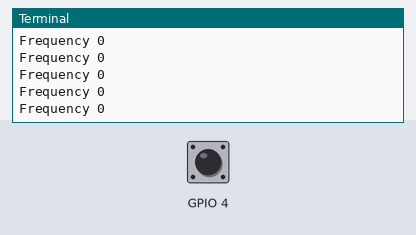
A program run on a simulated Raspberry Pi (BCM pin numbers). Parts: the last lines printed to the terminal. The inputs (shaded band) are chosen by the test bench; at power-on: GPIO 4 LOW.

Above: at 1.2 s.
1.3 s: GPIO 4 pulled HIGH for 0.15 s
At 1.31 s:
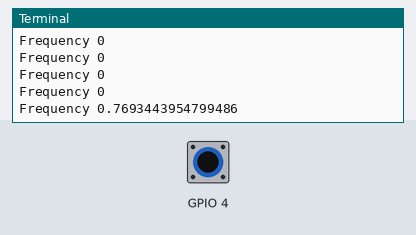
2.9 s: GPIO 4 pulled HIGH for 1 s
At 2.91 s:
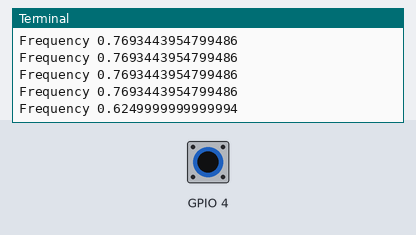
5.4 s: GPIO 4 pulled HIGH for 0.15 s
At 5.42 s:
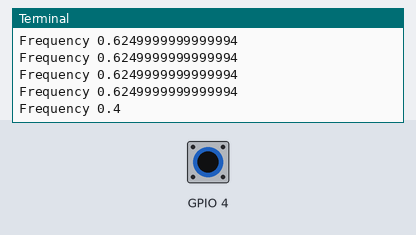
Timing chart, 0 to 8.4 s (numbered marks = the images above; inputs shaded):
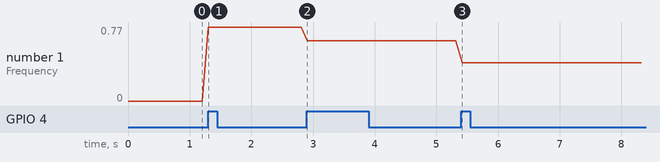

The program:

read_test.py
```python
import RPi.GPIO as GPIO           # import RPi.GPIO module
import time

last_edge = time.perf_counter()
read_freq = 0

def handle(pin):
    global last_edge
    global read_freq
    now = time.perf_counter()
    read_freq = 1/(now-last_edge)
    last_edge = now


GPIO.setmode(GPIO.BCM)            # choose BCM or BOARD
#GPIO.setup(port_or_pin, GPIO.IN)  # set a port/pin as an input
#GPIO.setup(22, GPIO.OUT) # set a port/pin as an output
GPIO.setup(4, GPIO.IN, pull_up_down=GPIO.PUD_DOWN)
#GPIO.output(22, 1)
GPIO.add_event_detect(4, GPIO.RISING, handle)
try:
    while True:            # this will carry on until you hit CTRL+C
#        if GPIO.input(4): # if port 25 == 1
#            print("Port 4 is 1/HIGH/True - LED ON")
#        else:
#            print("Port 4 is 0/LOW/False - LED OFF")
        print('Frequency {}'.format(read_freq))
        time.sleep(0.1)         # wait 0.1 seconds

finally:                   # this block will run no matter how the try block exits
    GPIO.cleanup()         # clean up after yourself
```

Measured:
- after the input at 1.3 s, the terminal: prints a new line at once (image 1)
- after the input at 2.9 s, the terminal: prints a new line at once (image 2)
- after the input at 5.4 s, the terminal: prints a new line at once (image 3)
- plotted number 1: 0 → 0.77 after the input at 1.3 s, 0.77 → 0.62 after the input at 2.9 s, 0.62 → 0.4 after the input at 5.4 s
